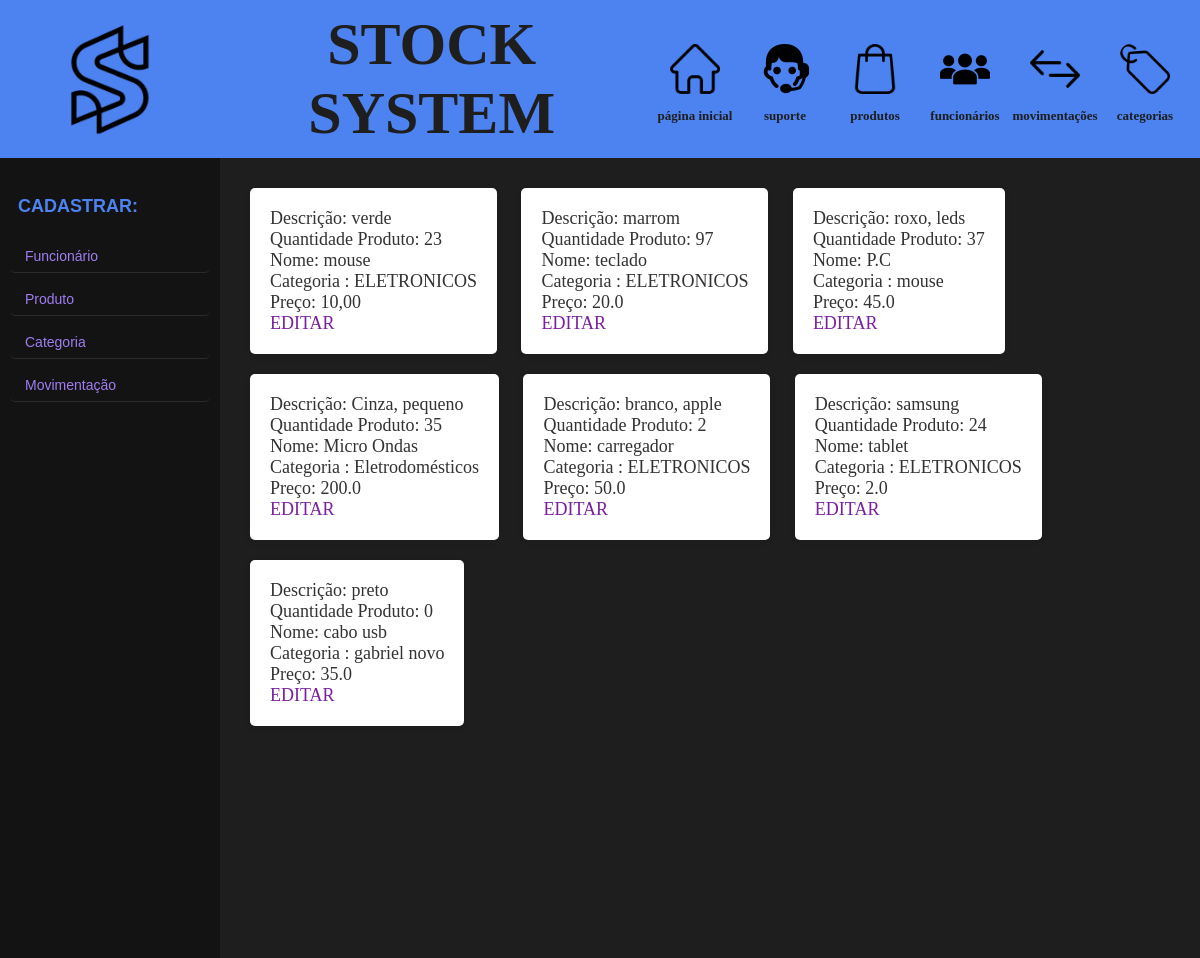
The page /produto on the database as committed earlier.
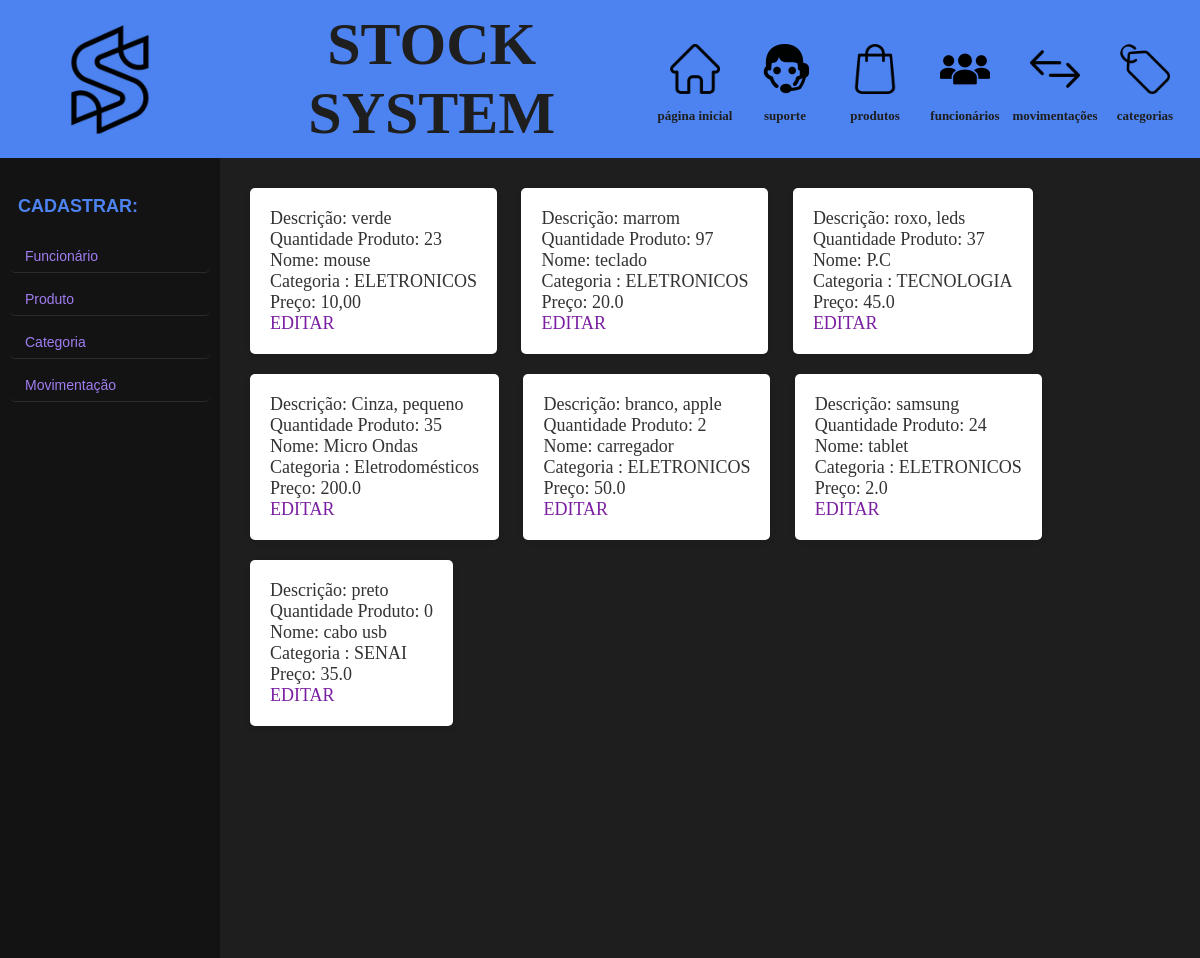
The same page on the database as committed later.
### models.py (models this page shows, shortened)
class Produto(Base):
    __tablename__ = 'produto'
    id = Column(Integer, primary_key=True)
    nome = Column(String(40), nullable=False, index=True)
    descricao = Column(String(80), nullable=False, index=True, )
    quantidade_produto = Column(Integer, nullable=False, )
    preco = Column(Float, nullable=False, index=True)
    categoria_id = Column(String, ForeignKey('categoria.id'))

class Categoria(Base):
    __tablename__ = 'categoria'
    id = Column(Integer, primary_key=True)
    name_categoria = Column(String(20), nullable=False)

### app.py (the view)
@app.route('/produto', methods=['GET'])
def produto():
    sql_produto = select(Produto, Categoria).join(Categoria, Categoria.id == Produto.categoria_id)
    resultado_produto = db_session.execute(sql_produto).fetchall()  # quando Ã© join fetchall invez de de scalars
    return render_template('produto.html',
                           lista_produto=resultado_produto)

### templates/produto.html
{% extends 'template.html' %}
{% block conteudo %}
{% for produto, categoria in lista_produto %}
<div class="conteudo_produto">
    <p> Descrição: {{produto.descricao}} </p>
    <p> Quantidade Produto: {{produto.quantidade_produto}}</p>
    <p> Nome: {{produto.nome}}</p>
    <p> Categoria : {{categoria.name_categoria}}</p>
    <p> Preço: {{produto.preco}}</p>
    <a href="{{url_for('editar_produto', id_produto=produto.id)}}"> EDITAR</a>
</div>
{% endfor %}
{% endblock conteudo %}

### templates/template.html (shortened to what this page needs)
<!doctype html>
<html lang="pt-BR">
<head>
    <link rel="stylesheet" href="/static/template.css">
</head>
<header>
    <div class="icones_header">
        <img class="logo" src="/static/estoque.jpg" alt="Logo do site">
        <div class="titulo">STOCK SYSTEM</div>
        <div class="produto">
            <a href="{{url_for('dashboard')}}">
                <img class="icone" src="/static/home.png" alt="Ícone da casa">
            </a>
            <p>página inicial</p>
        </div>
        <div class="produto">
            <a href="{{url_for('suporte')}}" class="imagem_template">
                <img class="icone" src="/static/suporte.png" alt="Ícone da casa">
            </a>
            <p>suporte</p>
        </div>
        <div class="produto">
        <a href="{{url_for('produto')}}" class="imagem_template">
            <img class="icone" src="/static/produto.png" alt="Ícone da casa">
        </a>
            <p>produtos</p>
        </div>
        <div class="produto">
            <a href="{{url_for('funcionario')}}" class="imagem_template">
                <img class="icone" src="/static/funcionario.png" alt="Ícone da casa">
            </a>
            <p>funcionários</p>
        </div>
        <div class="produto">
            <a href="{{url_for('movimentacao')}}" class="imagem_template">
                <img class="icone" src="/static/movimentacao.png" alt="Ícone da casa">
            </a>
            <p>movimentações</p>
        </div>
        <div class="produto">
            <a href="{{url_for('categoria')}}" class="imagem_template">
                <img class="icone" src="/static/categoria.png" alt="Ícone da casa">
            </a>
            <p>categorias</p>
        </div>
    </div>
</header>
<body>
<div class="container">
    <nav>
        <div class="topo_nav">CADASTRAR:</div>
        <a href="{{url_for('criar_funcionario')}}"> Funcionário</a>
        <a href="{{url_for('criar_produto')}}"> Produto</a>
        <a href="{{url_for('criar_categoria')}}"> Categoria</a>
        <a href="{{url_for('criar_movimentacao')}}"> Movimentação</a>
    </nav>
    <main>
        {% block conteudo %}
        {% endblock %}
    </main>
</div>
</body>
</html>

### static/template.css (style rules this page uses)
* { margin: 0; padding: 0; box-sizing: border-box; transition: all 0.3s ease-in-out; }
html, body { height: 100%; font-family: "Baskerville Old Face", serif; background-color: #131313; color: #2c2c2c; }
body { display: flex; flex-direction: column; }
header { display: flex; flex-direction: column; justify-content: center; align-items: center; background-color: #4D83F0; padding: 10px; text-align: center; box-shadow: 0 4px 10px rgba(0, 0, 0, 0.1); }
.logo { display: inline-block; height: 120px; width: 250px; border-radius: 5px; margin: 0px 40px 0px 0px; }
.titulo { font-size: 60px; font-family: "Baskerville Old Face", serif; font-weight: bold; margin: 0px 80px 0px 30px; color: #1e1e1e; }
header img { margin: 10px 20px 10px 20px; }
.icones_header { display: flex; width: 100%; justify-content: left; align-items: center; }
.icone { display: inline-block; height: 50px; width: 50px; border-radius: 10px; }
header p { font-size: 13px; font-family: Bahnschrift, serif; font-weight: bold; color: #1e1e1e; }
nav { background-color: #131313; width: 220px; height: 100vh; position: fixed; left: 0; padding-top: 20px; display: flex; flex-direction: column; }
.topo_nav { margin: 18px; font-weight: bold; font-size: 18px; color: #4D83F0; }
nav a { display: block; padding: 8px 15px; font-size: 14px; color: #a07df0; border-bottom: 1px solid rgba(255, 255, 255, 0.1); transition: background-color 0.3s; margin: 5px 10px; border-radius: 5px; }
main { flex: 1; padding: 20px; margin-left: 220px; background-color: #1e1e1e; color: white; height: 100vh; overflow-y: auto; }
a { color: #7b1fa2; text-decoration: none; transition: color 0.3s; }
.conteudo_produto { background: #ffffff; text-align: start; display: inline-block; width: auto; height: auto; font-size: 18px; padding: 20px; border-radius: 5px; margin: 10px; box-shadow: 0 2px 6px rgba(0, 0, 0, 0.1); transition: transform 0.3s, box-shadow 0.3s; color: #333; font-family: 'Georgia', serif; }
body { font-family: 'Arial', sans-serif; background-color: #1e1e2f; color: #ffffff; margin: 0; padding: 0; }

Rows that differ between the two databases and show on the page:
changed through a linked row, Produto "roxo, leds": name_categoria "mouse" → "TECNOLOGIA"
changed Produto "preto": name_categoria "gabriel novo" → "SENAI"
